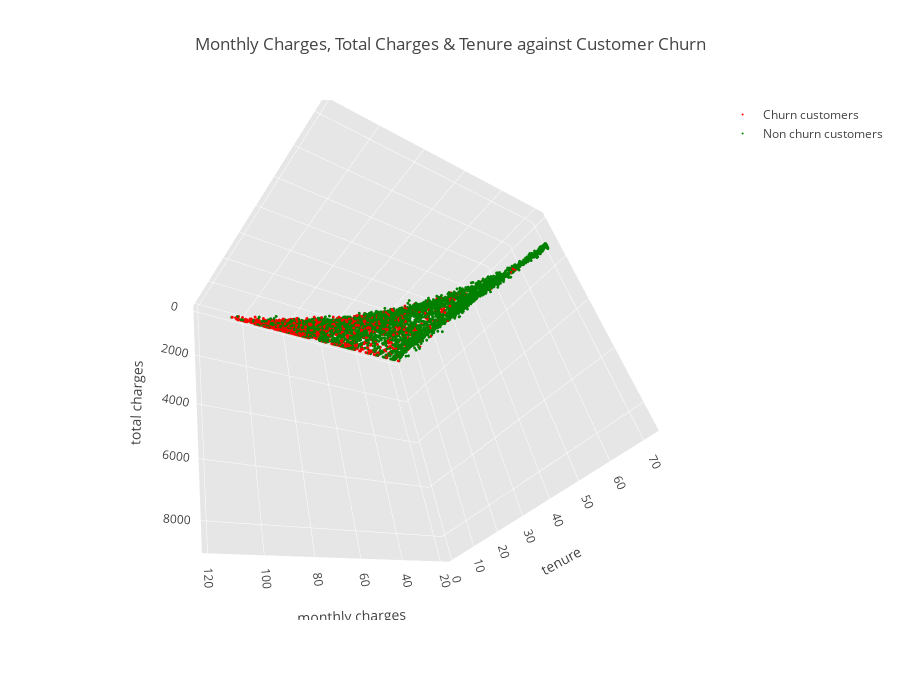

Write notebook code for a chart like this one.
### Markdown cell above
### 4.6 How all numerical variables affect customer churn together

### Code cell
trace1 = go.Scatter3d(x = df_visual[df_visual["Churn"]=="Yes"]["MonthlyCharges"],
                      y = df_visual[df_visual["Churn"]=="Yes"]["TotalCharges"],
                      z = df_visual[df_visual["Churn"]=="Yes"]["tenure"],
                      mode = "markers",
                      name = "Churn customers",
                      text = "Id : " + df_visual[df_visual["Churn"]=="Yes"]["customerID"],
                      marker = dict(size = 1,color = "red")
                     )
trace2 = go.Scatter3d(x = df_visual[df_visual["Churn"]=="No"]["MonthlyCharges"],
                      y = df_visual[df_visual["Churn"]=="No"]["TotalCharges"],
                      z = df_visual[df_visual["Churn"]=="No"]["tenure"],
                      mode = "markers",
                      name = "Non churn customers",
                      text = "Id : " + df_visual[df_visual["Churn"]=="No"]["customerID"],
                      marker = dict(size = 1,color= "green")
                     )



layout = go.Layout(dict(title = "Monthly Charges, Total Charges & Tenure against Customer Churn",
                        scene = dict(camera = dict(up=dict(x= 0 , y=0, z=0),
                                                   center=dict(x=0, y=0, z=0),
                                                   eye=dict(x=1.25, y=1.25, z=1.25)),
                                     xaxis  = dict(title = "monthly charges",
                                                   gridcolor='rgb(255, 255, 255)',
                                                   zerolinecolor='rgb(255, 255, 255)',
                                                   showbackground=True,
                                                   backgroundcolor='rgb(230, 230,230)'),
                                     yaxis  = dict(title = "total charges",
                                                   gridcolor='rgb(255, 255, 255)',
                                                   zerolinecolor='rgb(255, 255, 255)',
                                                   showbackground=True,
                                                   backgroundcolor='rgb(230, 230,230)'
                                                  ),
                                     zaxis  = dict(title = "tenure",
                                                   gridcolor='rgb(255, 255, 255)',
                                                   zerolinecolor='rgb(255, 255, 255)',
                                                   showbackground=True,
                                                   backgroundcolor='rgb(230, 230,230)'
                                                  )
                                    ),
                        height = 700,
                       )
                  )
                  

data = [trace1,trace2]
fig  = go.Figure(data = data,layout = layout)
py.iplot(fig)

### Figure 1 — Plotly figure (JSON) as saved in the notebook; plotly's stock layout.template omitted (floating-point values rounded to 4 significant figures; data arrays with more than 128 entries replaced by an {"elided": "..."} marker saying what was removed)
{"data": [{"marker": {"color": "red", "size": 1}, "mode": "markers", "name": "Churn customers", "text": {"elided": "1869 str values"}, "type": "scatter3d", "uid": "124ed75a-4704-11e9-97e9-784f43858a7c", "x": {"elided": "1869 float values"}, "y": {"elided": "1869 float values"}, "z": {"elided": "1869 int values"}}, {"marker": {"color": "green", "size": 1}, "mode": "markers", "name": "Non churn customers", "text": {"elided": "5163 str values"}, "type": "scatter3d", "uid": "124edaa2-4704-11e9-9049-784f43858a7c", "x": {"elided": "5163 float values"}, "y": {"elided": "5163 float values"}, "z": {"elided": "5163 int values"}}], "layout": {"height": 700, "scene": {"camera": {"center": {"x": 0, "y": 0, "z": 0}, "eye": {"x": 1.25, "y": 1.25, "z": 1.25}, "up": {"x": 0, "y": 0, "z": 0}}, "xaxis": {"backgroundcolor": "rgb(230, 230,230)", "gridcolor": "rgb(255, 255, 255)", "showbackground": true, "title": "monthly charges", "zerolinecolor": "rgb(255, 255, 255)"}, "yaxis": {"backgroundcolor": "rgb(230, 230,230)", "gridcolor": "rgb(255, 255, 255)", "showbackground": true, "title": "total charges", "zerolinecolor": "rgb(255, 255, 255)"}, "zaxis": {"backgroundcolor": "rgb(230, 230,230)", "gridcolor": "rgb(255, 255, 255)", "showbackground": true, "title": "tenure", "zerolinecolor": "rgb(255, 255, 255)"}}, "title": "Monthly Charges, Total Charges & Tenure against Customer Churn"}}
